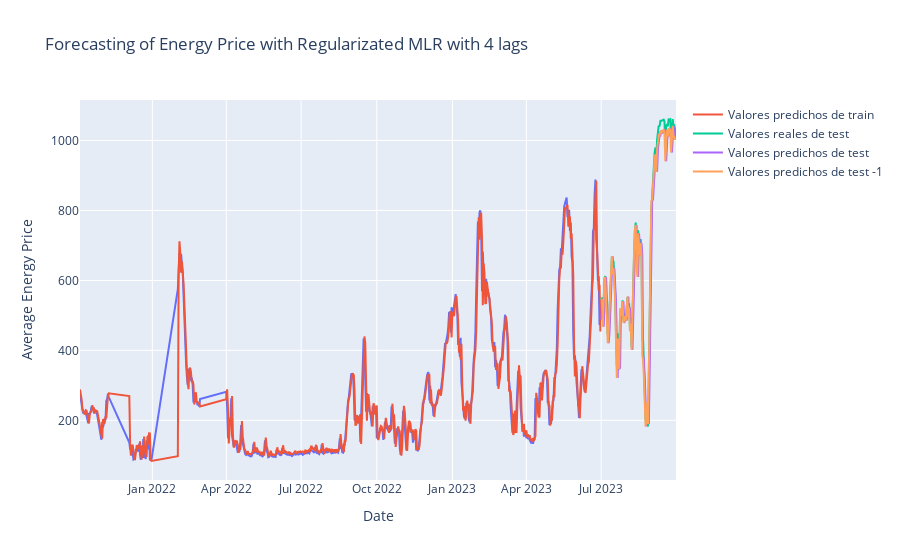

The code cell stored with this chart in its notebook:
### Code cell
fig_lag4 = px.line(
    x=X_train_dates,
    y=y_train,
    title="Forecasting of Energy Price with Regularizated MLR with 4 lags",
)
fig_lag4.update_layout(xaxis_title="Date", yaxis_title="Average Energy Price")
fig_lag4.add_trace(
    go.Scatter(
        x=X_train_dates, y=y_pred_train, mode="lines", name="Valores predichos de train"
    )
)
fig_lag4.add_trace(
    go.Scatter(x=X_test_dates, y=y_test, mode="lines", name="Valores reales de test")
)
fig_lag4.add_trace(
    go.Scatter(x=X_test_dates, y=y_pred, mode="lines", name="Valores predichos de test")
)
fig_lag4.add_trace(
    go.Scatter(
        x=X_test_dates, y=y_pred_1, mode="lines", name="Valores predichos de test -1"
    )
)
fig_lag4.show()
